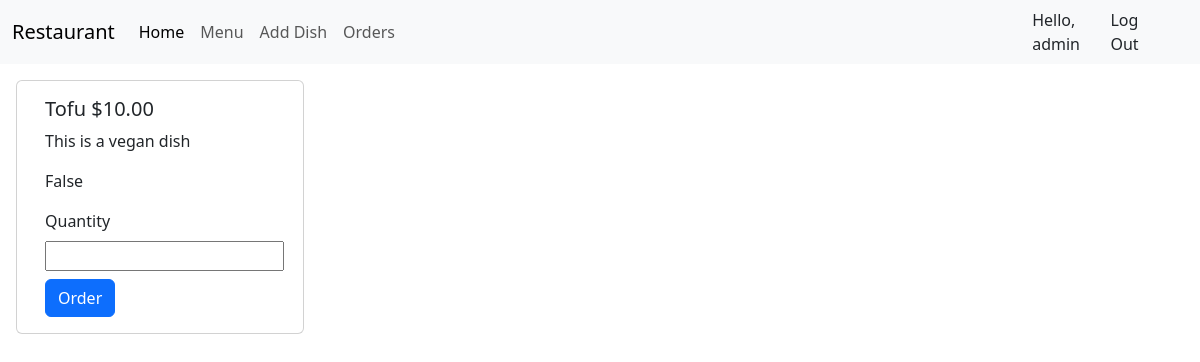
The page /restaurant/menu/4/ (signed in) on the database its author committed.
### menu/models.py (models this page shows, shortened)
class Dish(models.Model):
    name = models.CharField(max_length=50)
    description = models.CharField(max_length=100, blank=True)
    price = models.DecimalField(max_digits=4, decimal_places=2)
    category = models.ForeignKey(
        Category, on_delete=models.CASCADE, related_name="dishes"
    )
    is_available = models.BooleanField(default=True)

### menu/views.py (the view)
# urls.py: path("<int:id>/", views.detail, name="detail"),
def detail(request, id):
    try:
        dish = Dish.objects.get(id=id)
        dish_data = {
            "id": dish.id,
            "name": dish.name,
            "description": dish.description,
            "price": dish.price,
            "category": {"id": dish.category.id, "name": dish.category.name},
            "is_available": dish.is_available,
        }
    except Dish.DoesNotExist:
        raise Http404("This dish does not exist!")
    return render(request, "detail.html", {"dish": dish_data})

### templates/detail.html (shortened to what this page needs)
<!DOCTYPE html>
<html lang="en">
  <head>
  </head>
  <body>
    {% extends 'base.html'%} {% block content %}
    <div class="row m-3">
      <div class="card" style="width: 18rem">
        <div class="card-body">
          <form method="post" action="{% url 'order' dish.id %}">
            <h5 class="card-title">{{dish.name}} ${{dish.price}}</h5>
            <p class="card-text">{{dish.description}}</p>
            <p class="card-text">{{dish.is_available}}</p>
            <label for="quantity" class="mb-2" min="1"> Quantity </label>
            <input type="number" name="quantity" />
            <button type="submit" class="btn btn-primary mt-2">Order</button>
          </form>
        </div>
      </div>
    </div>
    {% endblock %}

### templates/base.html (shortened to what this page needs)
<!DOCTYPE html>
<html lang="en">
  <head>
    <link
      href="https://cdn.jsdelivr.net/npm/bootstrap@5.3.2/dist/css/bootstrap.min.css"
      rel="stylesheet"
    />
  </head>
  <body>
    <nav class="navbar navbar-expand-lg bg-body-tertiary">
      <div class="container-fluid">
        <a class="navbar-brand" href="{% url 'index' %}">Restaurant</a>
        <div class="collapse navbar-collapse" id="navbarNav">
          <ul class="navbar-nav">
            <li class="nav-item">
              <a
                class="nav-link active"
                aria-current="page"
                href="{% url 'index' %}"
                >Home</a
              >
            </li>
            <li class="nav-item">
              <a class="nav-link" href="{% url 'index' %}">Menu</a>
            </li>
            {% if user.is_staff %}
            <li class="nav-item">
              <a class="nav-link" href="{% url 'create' %}">Add Dish</a>
            </li>
            {% endif %}
            <li class="nav-item">
              <a
                class="nav-link"
                aria-current="page"
                href="{% url 'my_orders' %}"
                >Orders</a
              >
            </li>
          </ul>
        </div>
      </div>
      <div class="d-flex mx-3 px-4">
        {% if user.is_authenticated %}
        <span>Hello, {{user.username}}</span>
        <a class="nav-link" href="{% url 'logout' %}">Log Out</a>
        {% else %}
        <a class="nav-link mx-2" href="{% url 'login' %}">Login</a>
        <a class="nav-link" href="{% url 'signup' %}">Signup</a>
        {% endif %}
      </div>
    </nav>
    <main>{% block content %} {% endblock %}</main>
  </body>
</html>

### rows shown on the page
Dish: name "Tofu", price "10.00", description "This is a vegan dish"

### other values the page prints
{{ user.username }} "admin"
{{ dish.is_available }} "False"
